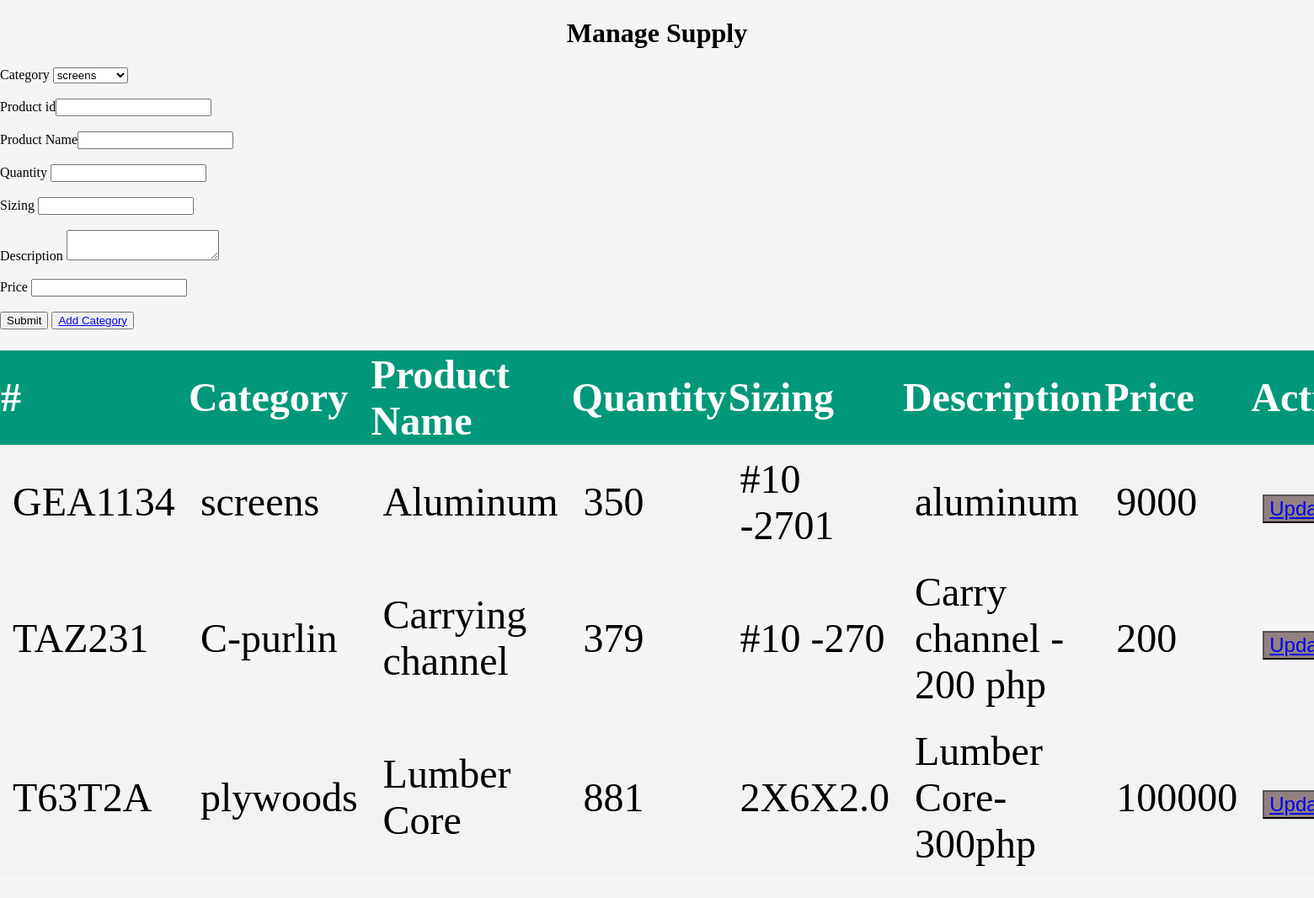
The app's page /reserve/prod.php with its own data.
### tables this page shows
CREATE TABLE `stock` (
  `id` int(11) NOT NULL,
  `product_id` varchar(50) NOT NULL,
  `category_id` int(11) NOT NULL,
  `product_name` varchar(50) NOT NULL,
  `qty` int(11) NOT NULL,
  `sizing` varchar(50) NOT NULL,
  `description` text NOT NULL,
  `prc` int(11) NOT NULL,
  `image_url` varchar(50) NOT NULL
);

CREATE TABLE `category` (
  `categ_id` int(11) NOT NULL,
  `categ_name` varchar(50) NOT NULL
);

### reserve/prod.php (the view, shortened to what this page needs)
<?php
		include 'database/db.php';
?>
<?php
$pr = "SELECT * FROM `category`";
	$run = mysqli_query($conn, $pr);
?>
<!DOCTYPE html>
<html>
<head>
	<link rel="stylesheet" type="text/css" href="css/style.css">
</head>
<body>
	<form action="" method="POST">
	<h1 style="text-align: center;">Manage Supply</h1>
	<label>Category</label>
	<select name="category" id="category">
	<?php
	  while($rows = mysqli_fetch_array($run)){
		?>
		<option value="<?php echo $rows['categ_id']; ?>"> <?php echo $rows['categ_name']; ?></option>
		<?php
	}
	?>
	</select>
	<br>
	<br>
	<label>Product id<input type="text" name="product_id" required></label>
	<br>
	<br>
	<label>Product Name<input type="text" name="name" required></label>
	<br>
	<br>
	<label>Quantity <input type="number" name="qty" required></label>
	<br>
	<br>
	<label>Sizing <input type="text" name="size" required></label>
	<br>
	<br>
	<label>Description <textarea name="description"></textarea></label>
	<br>
	<br>
	<label>Price <input type="number" name="price" required></label>
	<br>
	<br>
	<input type="submit" name="submit">
	<button> <a href="category.php"> Add Category</a></button>
	</form>
		<table class="content-table">
	<tr>
		<th>#</th>
		<th>Category</th>
		<th>Product Name </th>
		<th>Quantity </th>
		<th>Sizing</th>
		<th>Description</th>
		<th>Price</th>
		<th>Action</th>
	</tr>
	<?php
		include 'database/db.php';
		$sql="SELECT stock.id, stock.product_id, stock.product_name, stock.qty, stock.sizing, stock.description, stock.prc, category.categ_name FROM stock INNER JOIN category ON stock.category_id = category.categ_id";
		$result = $conn->query($sql);
		if($result->num_rows > 0){
			while ($row = $result-> fetch_assoc()){
			$id=$row['id'];
			$product_id=$row['product_id'];
			$categ_name=$row['categ_name'];
			$pname=$row['product_name'];
			$qty=$row['qty'];
			$sizing=$row['sizing'];
			$description=$row['description'];
			$price=$row['prc'];
			echo '<tr>
			<td>'.$product_id.'</td>
			<td>'.$categ_name.'</td>
			<td>'.$pname.'</td>
			<td>'.$qty.'</td>
			<td>'.$sizing.'</td>
			<td>'.$description.'</td>
			<td>'.$price.'</td>
			<td>
			<button><a href="stock_update.php?updateid='.$id.'">Update</a></button>
			</td>
			</tr>';
			}
		}else{
			die(mysqli_error($conn));
		}
		?>
	</table>
</body>
</html>

### css/style.css (style rules this page uses)
body { background-color: whitesmoke; margin: 0; padding: 0; }
.content-table { border-collapse: collapse; margin: 25px 0; font-size: 3.0em; min-width: 400px; }
.content-table th { background-color: #009879; color: #ffffff; text-align: left; font-weight: bold; }
.content-table tr, .content-table td { padding: 12px 15px; }
.content-table tbody th { border-bottom: 1px solid #dddddd; }
.content-table tbody tr:nth-of-type(even) { background-color: #f3f3f3; }
.content-table button { font-size: 0.5em; background-color: #644c4cad; text-decoration-color: black; }

### records on screen
stock: product "GEA1134", category.categ_name "screens", product_name "Aluminum", qty "350", sizing "#10 -2701", description "aluminum", prc "9000"
stock: product "TAZ231", category.categ_name "C-purlin", product_name "Carrying channel", qty "379", sizing "#10 -270", description "Carry channel - 200 php", prc "200"
stock: product "T63T2A", category.categ_name "plywoods", product_name "Lumber Core", qty "881", sizing "2X6X2.0", description "Lumber Core-300php", prc "100000"

### other values on screen
form field category "screens"
